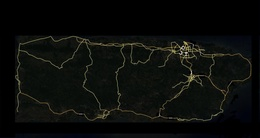
%> input picture img2mat/imgs/rod.jpg, 260 x 138 px, shrunk from 1520 x 805 before the run
$ octave Copy_of_start.m   (GNU Octave 9; MATLAB toolbox functions it lacks are replaced by stand-ins)
%> lines starting %> are read from the running program, lines starting %| are printed output that depends on the picture; in (x1, y1, x2, y2) boxes, pixels count from 0 and x2, y2 are one past the last pixel; in counts of white or black regions, pixels touching at a corner belong together; the program's own positions count from 1; long printed decimals are rounded
### img2mat/getBoundary.m
function [left,right,top,bottom]= getBoundary(bw)
[M,N] = size(bw);
left=1;
right=N;
top=M;
bottom=1;
%获取左部不为空的位置
for x=1:N/2
    this_row=bw(:,x);
    max_this_row=max(this_row);
    min_this_row=min(this_row);
%     fprintf('x:%d max_this_line:%d min_this_line:%d\n',x,min_this_row,max_this_row);
    is_zero=(max_this_row==0 && min_this_row==0);
    if is_zero
        left=x;
    else
        break;
    end
end
%获取右部不为空的位置
for x=N:-1:N/2
    this_row=bw(:,x);
    max_this_row=max(this_row);
    min_this_row=min(this_row);
%     fprintf('x:%d max_this_line:%d min_this_line:%d\n',x,min_this_row,max_this_row);
    is_zero=(max_this_row==0 && min_this_row==0);
    if is_zero
        right=x;
    else
        break;
    end
end

%获取底部不为空的位置
for y=1:M/2
    this_line=bw(y,:);
    max_this_line=max(this_line);
    min_this_line=min(this_line);
%     fprintf('y:%d max_this_line:%d min_this_line:%d\n',y,min_this_line,max_this_line);
    is_zero=(max_this_line==0 && min_this_line==0);
    if is_zero
        bottom=y;
    else
        break;
    end
end
%获取顶部不为空的位置
for y=M:-1:M/2
    this_line=bw(y,:);
    max_this_line=max(this_line);
    min_this_line=min(this_line);
%     fprintf('y:%d max_this_line:%d min_this_line:%d\n',y,min_this_line,max_this_line);
    is_zero=(max_this_line==0 && min_this_line==0);
    if is_zero
        top=y;
    else
        break;
    end
end
end

### img2mat/getMinute.m
function [minute]= getMinute(jingwei)
minute=(jingwei(1)*3600+jingwei(2)*60+jingwei(3))/60;
end

### img2mat/Copy_of_start.m
clc;
clear;
% [11 lines of commented-out code are left out]
imgname ='rod.jpg';
imgdir ='E:\Important\MatLab\img2mat\imgs\';
%%%%%%%%%%%%%%%%%%%%%%%%%%%%%%%%%%%%%

img =imread([imgdir,imgname]);
%> img is the input picture: size 138x260x3 uint8; mean R, G, B 10.8, 12.4, 10.1
[M_img,N_img] = size(img);
%> M_img = 138; N_img = 780
N_img=N_img/3;
%> N_img = 260
fprintf('图片分辨率尺寸：%dx%d,比例：%d\n',M_img,N_img,M_img/N_img);
%| 图片分辨率尺寸：138x260,比例：0.5308
R = img(:,:,1);
G = img(:,:,2);
B = img(:,:,3);
% 颜色筛选
color_black=R==0 & G==0 & B==0;%黑色
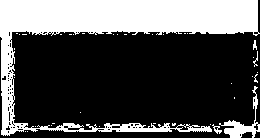
%> color_black: size 138x260 logical; 31.5% white; 37 white regions (32 under 20 px), largest, box (x1, y1, x2, y2) and area: (0, 0, 260, 136) 10656, (219, 86, 260, 138) 480, (212, 124, 222, 134) 39, (253, 40, 257, 50) 26, (253, 51, 258, 67) 25
color_rod= (R>110&R<180)&(G>90&G<170)&(B>20&B<136);%路
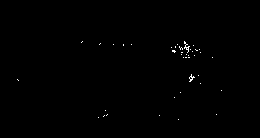
%> color_rod: size 138x260 logical; 0.3% white in thin lines or dots, all inside (x1, y1, x2, y2) = (17, 41, 222, 120)
bw = color_rod;
bw = flipud(bw);
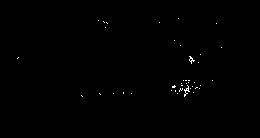
%> bw: size 138x260 logical; 0.3% white in thin lines or dots, all inside (x1, y1, x2, y2) = (17, 18, 222, 97)
% %缩放图片
% bw = imresize(bw,0.8);
[M,N] = size(bw);
%> M = 138; N = 260
[bw_left,bw_right,bw_top,bw_bottom]= getBoundary(bw);
%> the loop in getBoundary, `for x=1:N/2` made 18 passes
%> (max_this_row, is_zero) on passes 1 to 12: (false, true), (false, true), (false, true), (false, true), (false, true), (false, true), (false, true), (false, true), (false, true), (false, true), (false, true), (false, true)
%> the loop in getBoundary, `for x=N:-1:N/2` made 39 passes
%> the loop in getBoundary, `for y=1:M/2` made 19 passes
%> the loop in getBoundary, `for y=M:-1:M/2` made 42 passes
%> bw_left = 17; bw_right = 223; bw_top = 98; bw_bottom = 18
bw_height=bw_top-bw_bottom;
%> bw_height = 80
bw_weight=bw_right-bw_left;
%> bw_weight = 206
fprintf('图片有效分辨率尺寸：%dx%d,比例：%d\n',bw_height,bw_weight,bw_height/bw_weight);
%| 图片有效分辨率尺寸：80x206,比例：0.3883
fprintf('绘图坐标：\nleft：%d, right:%d, top:%d, bottom:%d\n',bw_left,bw_right,bw_top,bw_bottom);
%| 绘图坐标：
%| left：17, right:223, top:98, bottom:18


% 绘制图形
figure
hold on;
for x=1:N
    for y=1:M
       if(bw(y,x)>0)
           plot(x,y,'c.');
       end
    end
end
% imshow(bw);
% hold on;

% 绘制左右边框
x=ones(numel(bw_bottom-bw_top))*bw_left;
y=bw_bottom:bw_top;
%> y = 81 values from 18 to 98
plot(x,y,'-r.');
x=ones(numel(bw_bottom-bw_top))*bw_right;
plot(x,y,'-r.');
% 绘制上下边框
x=bw_left:bw_right;
%> x = 207 values from 17 to 223
y=bw_top;
%> y = 98
plot(x,y,'-r.');
y=bw_bottom;
%> y = 18
plot(x,y,'-r.');
%上下左右（北，南，西，东）
jingwei_boundary=[
    18,29,20
    17,58,27
    67,10,26
    65,38,56];

jingwei_top=...
    getMinute(jingwei_boundary(1,:));
jingwei_bottom=...
    getMinute(jingwei_boundary(2,:));
jingwei_left=...
    getMinute(jingwei_boundary(3,:)*(-1));
jingwei_right=...
    getMinute(jingwei_boundary(4,:)*(-1));
% 由于地球是球形的，所以垂直和水平的比例尺不一样，应该分开处理。
jingwei_bili_weight=bw_weight/(jingwei_right-jingwei_left);
%> jingwei_bili_weight = 2.25
jingwei_bili_height=bw_height/(jingwei_top-jingwei_bottom);
%> jingwei_bili_height = 2.59
jingwei_port = [
    18.33,-65.65
    18.22,-66.03
    18.44,-66.07
    18.40,-66.16
    18.47,-66.73
    ]*60;
port_jingwei_xiangdui=[jingwei_port(:,2)-jingwei_left,jingwei_port(:,1)-jingwei_bottom];
% [5 lines of commented-out code are left out]

port_px_xiangdui = [port_jingwei_xiangdui(:,1)*jingwei_bili_weight,port_jingwei_xiangdui(:,2)*jingwei_bili_height];
%> port_px_xiangdui = [205.8 55.3; 154.5 38.21; 149.1 72.4; 137 66.18; 59.96 77.06]
% 绘制点
port_px=[port_px_xiangdui(:,1)+bw_left,port_px_xiangdui(:,2)+bw_bottom];
%> port_px = [222.8 73.3; 171.5 56.21; 166.1 90.4; 154 84.18; 76.96 95.06]
x = port_px(:,1);
%> x = [222.8; 171.5; 166.1; 154; 76.96]
y = port_px(:,2);
%> y = [73.3; 56.21; 90.4; 84.18; 95.06]
plot(x,y,'k*');
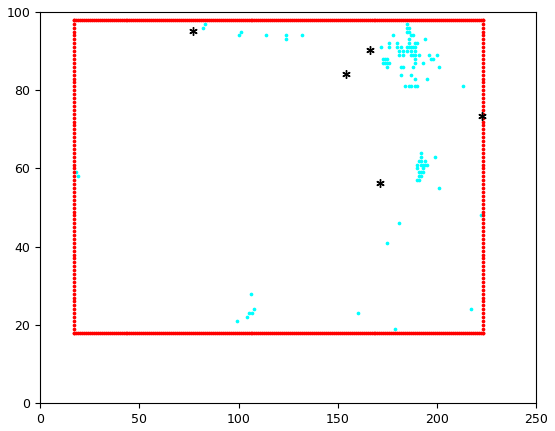
%> figure redrawn from the program's plot data
% port_px=int16([port_px_xiangdui(:,1)+bw_bottom,port_px_xiangdui(:,2)]+bw_left);
% plot(port_px(:,2),port_px(:,1),'r*');

$ run again, with img2mat/imgs/1.jpg copied over img2mat/imgs/rod.jpg
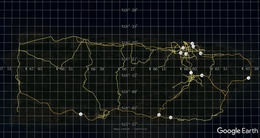
%> input picture img2mat/imgs/1.jpg, 260 x 138 px, shrunk from 1520 x 805 before the run
%> img is the input picture: size 138x260x3 uint8; mean R, G, B 21.1, 23.5, 24.2
%| 图片分辨率尺寸：138x260,比例：0.5308
%> `B = img(:,:,3);`:
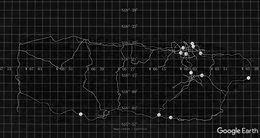
%> B: size 138x260 uint8; min 0, max 251, mean 24.2
%> color_black: size 138x260 logical; 0% white in thin lines or dots, all inside (x1, y1, x2, y2) = (51, 35, 52, 36)
%> color_rod: size 138x260 logical; 0.47% white in thin lines or dots, all inside (x1, y1, x2, y2) = (17, 41, 258, 133)
%> bw: size 138x260 logical; 0.47% white in thin lines or dots, all inside (x1, y1, x2, y2) = (17, 5, 258, 97)
%> the loop in getBoundary, `for x=1:N/2` made 18 passes
%> (max_this_row, is_zero) on passes 1 to 8: (false, true), (false, true), (false, true), (false, true), (false, true), (false, true), (false, true), (false, true)
%> the loop in getBoundary, `for x=N:-1:N/2` made 3 passes
%> the loop in getBoundary, `for y=1:M/2` made 6 passes
%> the loop in getBoundary, `for y=M:-1:M/2` made 42 passes
%> bw_left = 17; bw_right = 259; bw_top = 98; bw_bottom = 5
%> bw_height = 93
%> bw_weight = 242
%| 图片有效分辨率尺寸：93x242,比例：0.3843
%| 绘图坐标：
%| left：17, right:259, top:98, bottom:5
%> `y=bw_bottom:bw_top;`: y = 94 values from 5 to 98
%> `x=bw_left:bw_right;`: x = 243 values from 17 to 259
%> `y=bw_top;`: y = 98
%> `y=bw_bottom;`: y = 5
%> jingwei_bili_weight = 2.64
%> jingwei_bili_height = 3.01
%> port_px_xiangdui = [241.8 64.29; 181.5 44.42; 175.2 84.17; 160.9 76.94; 70.44 89.59]
%> port_px = [258.8 69.29; 198.5 49.42; 192.2 89.17; 177.9 81.94; 87.44 94.59]
%> `x = port_px(:,1);`: x = [258.8; 198.5; 192.2; 177.9; 87.44]
%> `y = port_px(:,2);`: y = [69.29; 49.42; 89.17; 81.94; 94.59]
%> `plot(x,y,'k*');`:
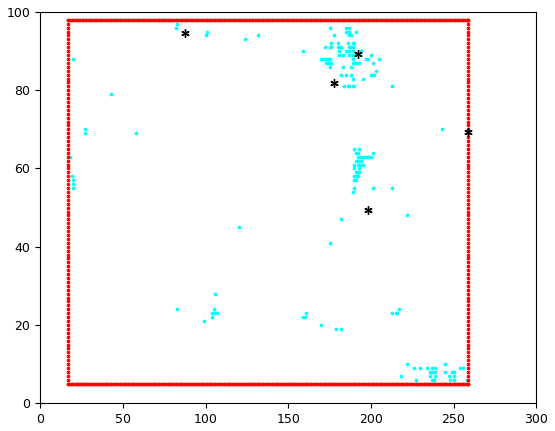
%> figure redrawn from the program's plot data
